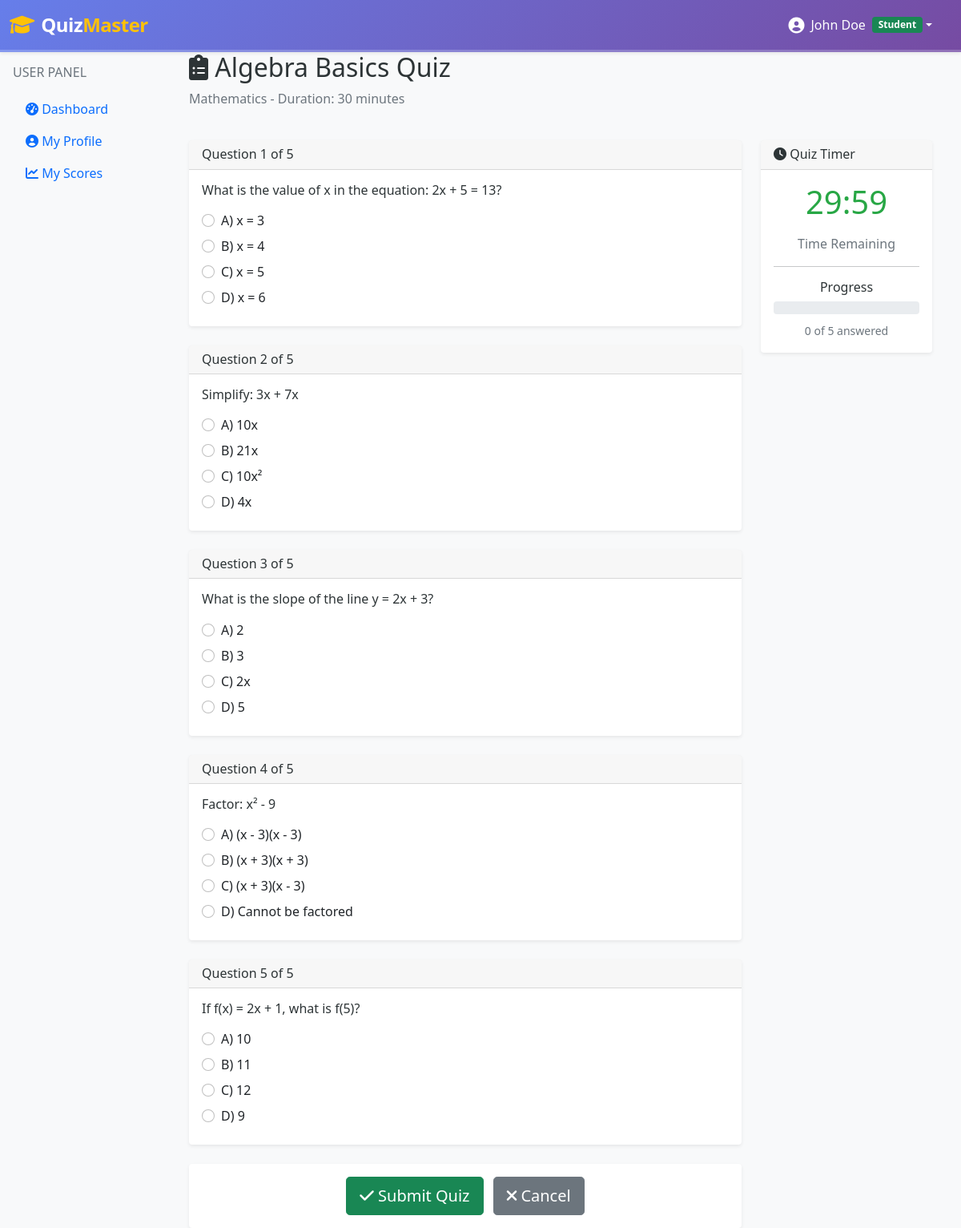
Screenshot of /user/quiz/1/start (signed in) with the database file from the repository.
### models/chapter.py (models this page shows, shortened)
class Chapter(db.Model):
    id = db.Column(db.Integer, primary_key=True)
    name = db.Column(db.String(100), nullable=False)
    description = db.Column(db.Text)
    subject_id = db.Column(db.Integer, db.ForeignKey('subject.id'), nullable=False)
    created_at = db.Column(db.DateTime, default=datetime.utcnow)
    quizzes = db.relationship('Quiz', backref='chapter', lazy=True, cascade='all, delete-orphan')

### models/subject.py (models this page shows, shortened)
class Subject(db.Model):
    id = db.Column(db.Integer, primary_key=True)
    name = db.Column(db.String(100), nullable=False)
    description = db.Column(db.Text)
    created_at = db.Column(db.DateTime, default=datetime.utcnow)
    chapters = db.relationship('Chapter', backref='subject', lazy=True, cascade='all, delete-orphan')

### models/quiz.py (models this page shows, shortened)
class Quiz(db.Model):
    id = db.Column(db.Integer, primary_key=True)
    chapter_id = db.Column(db.Integer, db.ForeignKey('chapter.id'), nullable=False)
    date_of_quiz = db.Column(db.Date, nullable=False)
    time_duration = db.Column(db.Integer, nullable=False)  # Duration in minutes
    remarks = db.Column(db.Text)
    created_at = db.Column(db.DateTime, default=datetime.utcnow)
    questions = db.relationship('Question', backref='quiz', lazy=True, cascade='all, delete-orphan')
    scores = db.relationship('Score', backref='quiz', lazy=True, cascade='all, delete-orphan')

### models/question.py (models this page shows, shortened)
class Question(db.Model):
    id = db.Column(db.Integer, primary_key=True)
    quiz_id = db.Column(db.Integer, db.ForeignKey('quiz.id'), nullable=False)
    question_statement = db.Column(db.Text, nullable=False)
    option1 = db.Column(db.String(200), nullable=False)
    option2 = db.Column(db.String(200), nullable=False)
    option3 = db.Column(db.String(200), nullable=False)
    option4 = db.Column(db.String(200), nullable=False)
    correct_option = db.Column(db.Integer, nullable=False)  # 1, 2, 3, or 4
    created_at = db.Column(db.DateTime, default=datetime.utcnow)

### controllers/user.py (the view)
    def decorated_function(*args, **kwargs):
        if not is_logged_in() or is_admin():
            flash('Access denied', 'error')
            return redirect(url_for('auth.login'))
        return f(*args, **kwargs)

### controllers/user.py (called while the page is built)
def is_logged_in():
    return 'user_id' in session

def is_admin():
    return session.get('is_admin', False)

def user_required(f):
    def decorated_function(*args, **kwargs):
        if not is_logged_in() or is_admin():
            flash('Access denied', 'error')
            return redirect(url_for('auth.login'))
        return f(*args, **kwargs)
    decorated_function.__name__ = f.__name__
    return decorated_function

@user_bp.route('/quiz/<int:quiz_id>/start')
@user_required
def start_quiz(quiz_id):
    quiz = Quiz.query.get_or_404(quiz_id)
    questions = Question.query.filter_by(quiz_id=quiz_id).all()
    if not questions:
        flash('This quiz has no questions yet.', 'warning')
        return redirect(url_for('user.dashboard'))
    session['quiz_start_time'] = datetime.utcnow().isoformat()
    session['quiz_id'] = quiz_id
    return render_template('user/take_quiz.html', quiz=quiz, questions=questions)

### templates/user/take_quiz.html (shortened to what this page needs)
{% extends "base.html" %}
{% block content %}
<div class="container-fluid">
    <div class="row mb-4">
        <div class="col-12">
            <h2><i class="fas fa-clipboard-list"></i> {{ quiz.chapter.name }} Quiz</h2>
            <p class="text-muted">{{ quiz.chapter.subject.name }} - Duration: {{ quiz.time_duration }} minutes</p>
        </div>
    </div>
    <div class="row">
        <div class="col-md-9">
            <form method="POST" action="{{ url_for('user.submit_quiz', quiz_id=quiz.id) }}" id="quizForm">
                {% for question in questions %}
                    <div class="card mb-4">
                        <div class="card-header">
                            <h6 class="mb-0">Question {{ loop.index }} of {{ questions|length }}</h6>
                        </div>
                        <div class="card-body">
                            <h6 class="card-title">{{ question.question_statement }}</h6>
                            <div class="mt-3">
                                <div class="form-check mb-2">
                                    <input class="form-check-input" type="radio"
                                           name="question_{{ question.id }}" value="1"
                                           id="q{{ question.id }}_opt1" required>
                                    <label class="form-check-label" for="q{{ question.id }}_opt1">
                                        A) {{ question.option1 }}
                                    </label>
                                </div>
                                <div class="form-check mb-2">
                                    <input class="form-check-input" type="radio"
                                           name="question_{{ question.id }}" value="2"
                                           id="q{{ question.id }}_opt2" required>
                                    <label class="form-check-label" for="q{{ question.id }}_opt2">
                                        B) {{ question.option2 }}
                                    </label>
                                </div>
                                <div class="form-check mb-2">
                                    <input class="form-check-input" type="radio"
                                           name="question_{{ question.id }}" value="3"
                                           id="q{{ question.id }}_opt3" required>
                                    <label class="form-check-label" for="q{{ question.id }}_opt3">
                                        C) {{ question.option3 }}
                                    </label>
                                </div>
                                <div class="form-check mb-2">
                                    <input class="form-check-input" type="radio"
                                           name="question_{{ question.id }}" value="4"
                                           id="q{{ question.id }}_opt4" required>
                                    <label class="form-check-label" for="q{{ question.id }}_opt4">
                                        D) {{ question.option4 }}
                                    </label>
                                </div>
                            </div>
                        </div>
                    </div>
                {% endfor %}
                <div class="card">
                    <div class="card-body text-center">
                        <button type="submit" class="btn btn-success btn-lg" onclick="return confirmSubmit()">
                            <i class="fas fa-check"></i> Submit Quiz
                        </button>
                        <a href="{{ url_for('user.dashboard') }}" class="btn btn-secondary btn-lg ms-2">
                            <i class="fas fa-times"></i> Cancel
                        </a>
                    </div>
                </div>
            </form>
        </div>
        <div class="col-md-3">
            <div class="card sticky-top">
                <div class="card-header">
                    <h6 class="mb-0"><i class="fas fa-clock"></i> Quiz Timer</h6>
                </div>
                <div class="card-body text-center">
                    <div id="timer" class="display-6 text-primary mb-3"
                         data-duration="{{ quiz.time_duration }}"
                         data-total-questions="{{ questions|length }}">{{ quiz.time_duration }}:00</div>
                    <p class="text-muted">Time Remaining</p>
                    <hr>
                    <h6>Progress</h6>
                    <div class="progress mb-2">
                    </div>
                    <small class="text-muted">
                        <span id="answeredCount">0</span> of {{ questions|length }} answered
                    </small>
                </div>
            </div>
        </div>
    </div>
</div>
{% endblock %}

### static/css/style.css (style rules this page uses)
body { background-color: #f8f9fa; }
.card { border: none; box-shadow: 0 0.125rem 0.25rem rgba(0, 0, 0, 0.075); transition: box-shadow 0.15s ease-in-out; position: relative; z-index: 1; }
* { transition: color 0.3s ease, background-color 0.3s ease, transform 0.3s ease, box-shadow 0.3s ease; }
h1, h2, h3, h4, h5, h6 { color: #2d3436 !important; }
.card-title { color: #2d3436 !important; }
.text-primary { color: #28a745 !important; }

### rows the page displays
Chapter: chapter.name "Algebra Basics"
Subject: chapter.subject.name "Mathematics"
Quiz: time_duration "30"
Question: questions "5", question_statement "What is the value of x in the equation: 2x + 5 = 13?", option1 "x = 3", option2 "x = 4", option3 "x = 5", option4 "x = 6"
Question: questions "5", question_statement "Simplify: 3x + 7x", option1 "10x", option2 "21x", option3 "10x²", option4 "4x"
Question: questions "5", question_statement "What is the slope of the line y = 2x + 3?", option1 "2", option2 "3", option3 "2x", option4 "5"
Question: questions "5", question_statement "Factor: x² - 9", option1 "(x - 3)(x - 3)", option2 "(x + 3)(x + 3)", option3 "(x + 3)(x - 3)", option4 "Cannot be factored"
Question: questions "5", question_statement "If f(x) = 2x + 1, what is f(5)?", option1 "10", option2 "11", option3 "12", option4 "9"

### other values shown
{{ session.full_name }} "John Doe"
{{ questions|length }} "5"
